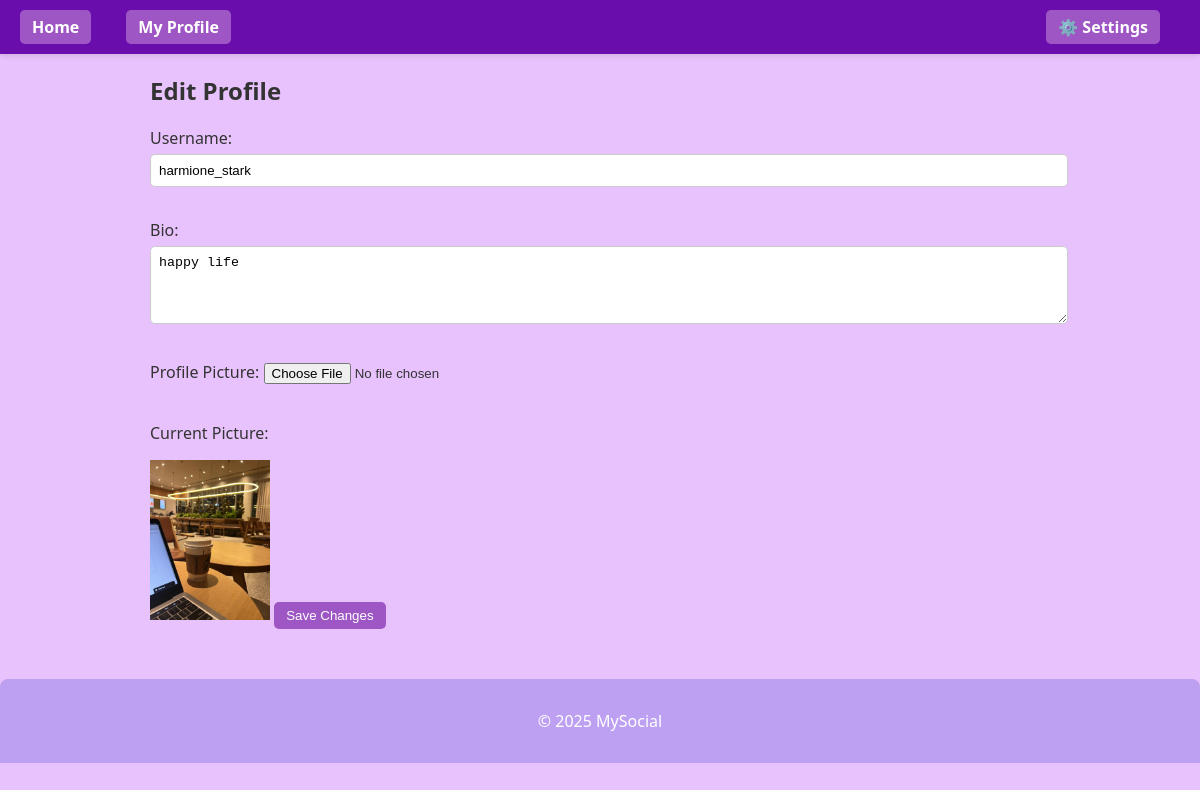
The app's page /edit_profile (signed in) with its own data.
### tables this page shows
CREATE TABLE users (
            id INTEGER PRIMARY KEY AUTOINCREMENT,
            username TEXT UNIQUE NOT NULL,
            password_hash TEXT NOT NULL,
            bio TEXT,
            profile_pic TEXT
        );

### app.py (the view, shortened to what this page needs)
@app.route('/edit_profile', methods=['GET', 'POST'])
@login_required
def edit_profile():
    conn = sqlite3.connect(DATABASE)
    cursor = conn.cursor()
    cursor.execute("SELECT username, bio, profile_pic FROM users WHERE id = ?", (current_user.id,))
    user_data = cursor.fetchone()
    conn.close()
    return render_template('edit_profile.html', user_data=user_data)

### app.py (called while the page is built)
@login_manager.user_loader
def load_user(user_id):
    conn = sqlite3.connect(DATABASE)
    cursor = conn.cursor()
    cursor.execute("SELECT * FROM users WHERE id=?", (user_id,))
    row = cursor.fetchone()
    conn.close()
    if row:
        return User(row[0], row[1], row[2])
    return None

### templates/edit_profile.html
{% extends "base.html" %}
{% block content %}
<h2>Edit Profile</h2>
<form method="post" enctype="multipart/form-data">
  <label>Username:</label>
  <input type="text" name="username" value="{{ user_data[0] }}"><br><br>
  <label>Bio:</label><br>
  <textarea name="bio" rows="4" cols="40">{{ user_data[1] or '' }}</textarea><br><br>
  <label>Profile Picture:</label>
  <input type="file" name="profile_pic"><br><br>
  {% if user_data[2] %}
    <p>Current Picture:</p>
    <img src="{{ url_for('static', filename='uploads/' + user_data[2]) }}" width="120">
  {% endif %}
  <button type="submit">Save Changes</button>
</form>
{% endblock %}

### static/css/style.css (style rules this page uses)
body, html { margin: 0; padding: 0; font-family: 'Segoe UI', Tahoma, Geneva, Verdana, sans-serif; background-color: #e8c2fc; color: #333; }
button, a.button { background-color: #9e56c4; color: #fff; border: none; padding: 6px 12px; border-radius: 5px; cursor: pointer; transition: background 0.3s; text-decoration: none; }
form textarea, form input[type="text"], form input[type="password"] { width: 100%; padding: 8px; margin: 5px 0 10px 0; border-radius: 5px; border: 1px solid #ccc; }
form button { margin-top: 5px; background-color: #9e56c4; }

### records on screen
users: username "harmione_stark", bio "happy life", profile_pic (picture)
